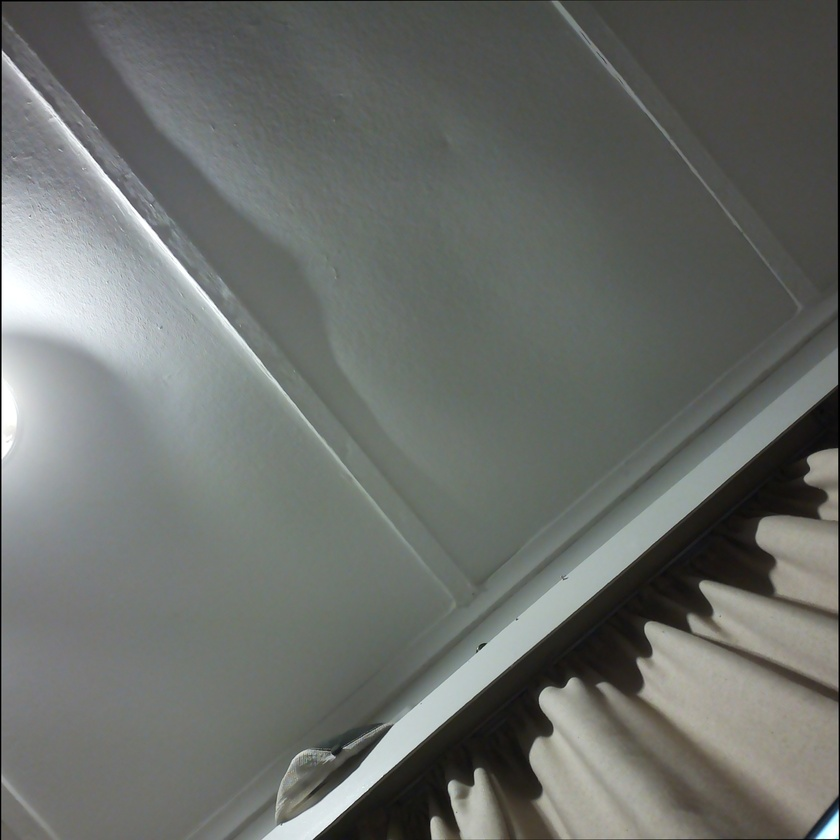
#> input picture Testing_RaspberryPi/Images/B.jpg, 840 x 840 px, shrunk from 2592 x 2592 before the run
$ python Image_Registration.py
#> lines starting #> are read from the running program, lines starting #| are printed output that depends on the picture
import cv2
import numpy as np

print("Runnning Image Registration script...")
image_below = cv2.imread('../Images/B.jpg')
#> image_below is the input picture: shape (840, 840, 3); mean B, G, R 106.4, 110.3, 107
image_below = cv2.flip(image_below, 1)
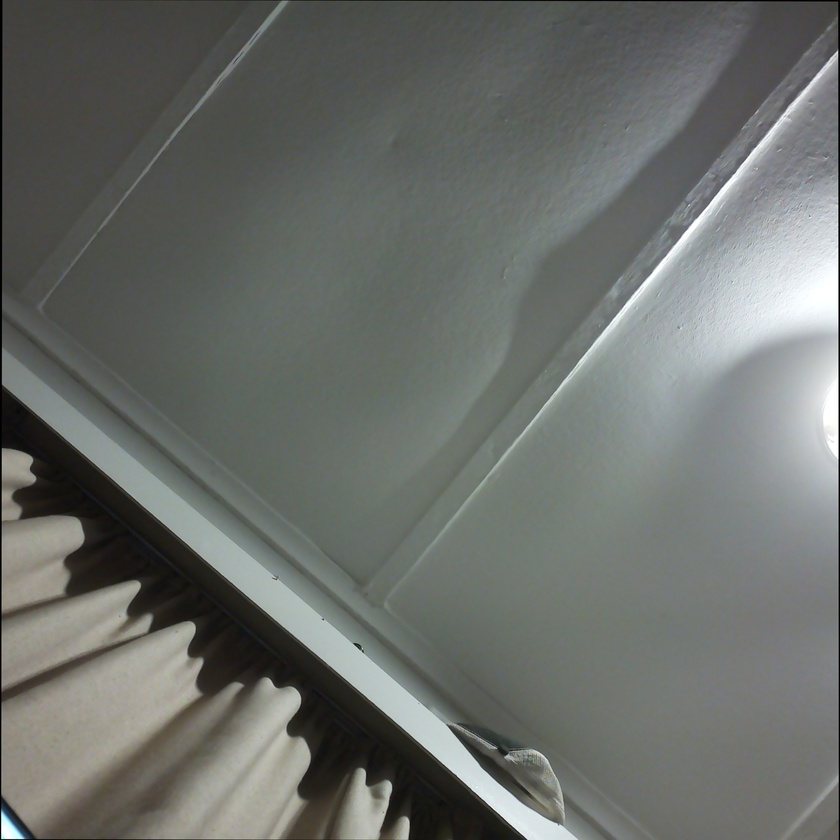
#> image_below: shape (840, 840, 3); mean B, G, R 106.4, 110.3, 107
image_below = cv2.rotate(image_below, cv2.ROTATE_180)
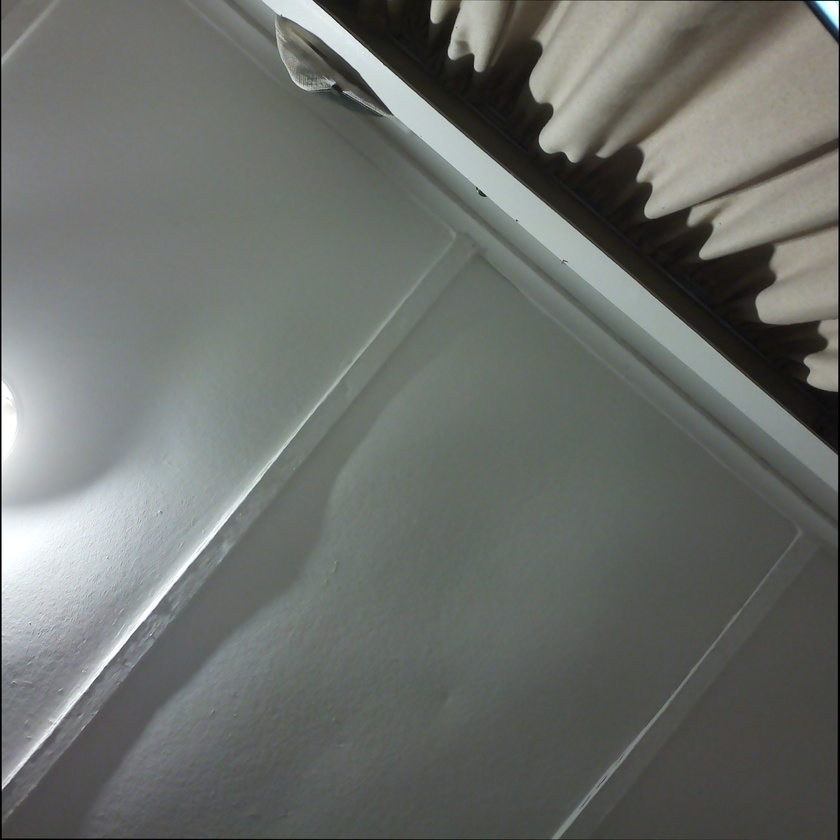
#> image_below: shape (840, 840, 3); mean B, G, R 106.4, 110.3, 107

# Load the original color images
image_above = image_below
image_below = cv2.imread('../Images/T.jpg')
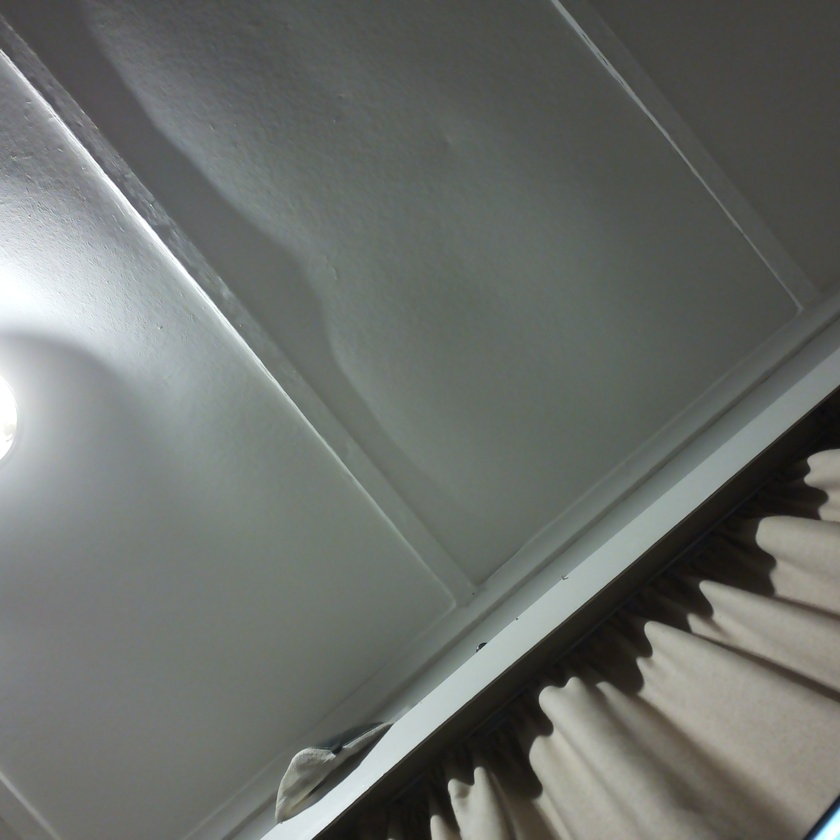
#> input picture Testing_RaspberryPi/Images/T.jpg, 840 x 840 px, shrunk from 2592 x 2592 before the run
#> image_below is the input picture: shape (840, 840, 3); mean B, G, R 106.3, 110.6, 106.9

# Initialize the feature detector and descriptor
detector = cv2.SIFT_create()
matcher = cv2.BFMatcher()

# Detect key points and compute descriptors
keypoints_above, descriptors_above = detector.detectAndCompute(image_above, None)
#> keypoints_above = 151 keypoints; strongest (x, y, size): (452, 52, 8.4), (549, 139, 16.4), (484, 195, 2.1), (478, 65, 7.6)
keypoints_below, descriptors_below = detector.detectAndCompute(image_below, None)
#> keypoints_below = 130 keypoints; strongest (x, y, size): (452, 786, 8.4), (549, 700, 16.5), (653, 630, 12.8), (496, 735, 58)

# Match descriptors
matches = matcher.knnMatch(descriptors_above, descriptors_below, k=2)
#> matches = 151 matches

# Apply ratio test to select good matches
good_matches = []
for m, n in matches:
    if m.distance < 0.75 * n.distance:
        good_matches.append(m)
#> after the loop, good_matches = 11 matches

# Sort matches by distance
good_matches = sorted(good_matches, key=lambda x: x.distance)

# Estimate the transformation matrix (homography) using RANSAC
src_pts = np.float32([keypoints_above[m.queryIdx].pt for m in good_matches]).reshape(-1, 1, 2)
#> src_pts = [[470.6, 202], [225.7, 547.4], [297.2, 83.55], [559.9, 156.8], [559.9, 156.8], [572.3, 155.7], [645.4, 190.2], [652.6, 209.1], [714.7, 291.2], [704.1, 230.5], [692.9, 219.1]]
dst_pts = np.float32([keypoints_below[m.trainIdx].pt for m in good_matches]).reshape(-1, 1, 2)
#> dst_pts = [[470.3, 637], [225.7, 291.9], [297.3, 754.6], [806.7, 469.6], [806.7, 469.6], [808.8, 479.2], [806.7, 469.6], [652.7, 630.4], [495.6, 734.7], [59.19, 360.2], [693.5, 621]]
M, _ = cv2.findHomography(src_pts, dst_pts, cv2.RANSAC)
#> M = [[-0.58, -1.28, 906.3], [-0.00602, -0.321, 275.8], [-0.000682, -0.000927, 1]]

# Warp and align the original color image
aligned_color_image_above = cv2.warpPerspective(image_above, M, (image_below.shape[1], image_below.shape[0]))
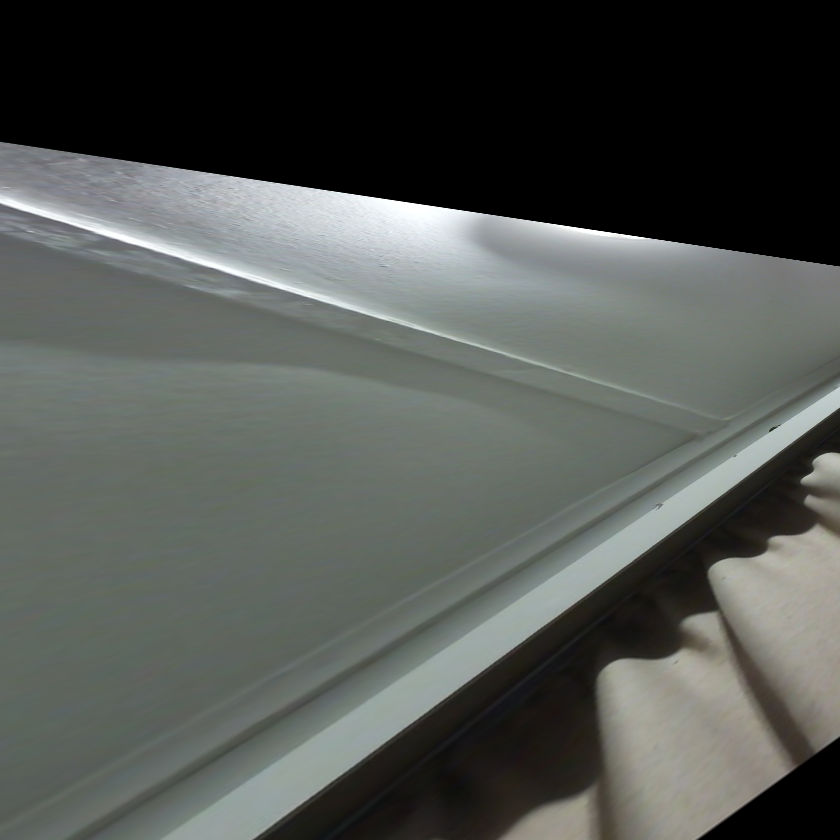
#> aligned_color_image_above: shape (840, 840, 3); mean B, G, R 81.9, 85.6, 81.9

# You can save the aligned color image if needed
cv2.imwrite('../Images/B.jpg', aligned_color_image_above)
